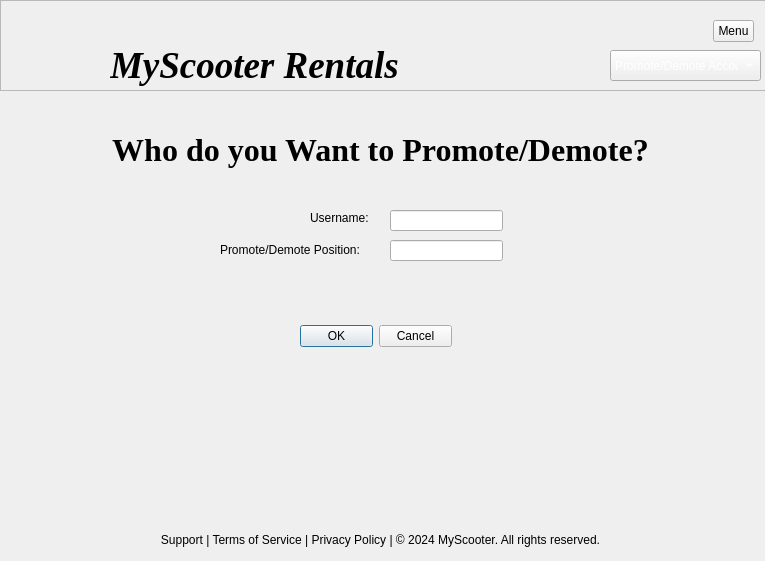
<?xml version="1.0" encoding="UTF-8"?>
<ui version="4.0">
 <class>promoteaccount</class>
 <widget class="QDialog" name="promoteaccount">
  <property name="geometry">
   <rect>
    <x>0</x>
    <y>0</y>
    <width>765</width>
    <height>561</height>
   </rect>
  </property>
  <property name="windowTitle">
   <string>Dialog</string>
  </property>
  <widget class="QLabel" name="label">
   <property name="geometry">
    <rect>
     <x>310</x>
     <y>210</y>
     <width>81</width>
     <height>16</height>
    </rect>
   </property>
   <property name="text">
    <string>Username:</string>
   </property>
  </widget>
  <widget class="QLabel" name="label_2">
   <property name="geometry">
    <rect>
     <x>220</x>
     <y>240</y>
     <width>161</width>
     <height>20</height>
    </rect>
   </property>
   <property name="text">
    <string>Promote/Demote Position:</string>
   </property>
  </widget>
  <widget class="QLineEdit" name="lineEdit">
   <property name="geometry">
    <rect>
     <x>390</x>
     <y>210</y>
     <width>113</width>
     <height>21</height>
    </rect>
   </property>
   <property name="palette">
    <palette>
     <active>
      <colorrole role="Text">
       <brush brushstyle="SolidPattern">
        <color alpha="255">
         <red>255</red>
         <green>255</green>
         <blue>255</blue>
        </color>
       </brush>
      </colorrole>
     </active>
     <inactive>
      <colorrole role="Text">
       <brush brushstyle="SolidPattern">
        <color alpha="255">
         <red>255</red>
         <green>255</green>
         <blue>255</blue>
        </color>
       </brush>
      </colorrole>
     </inactive>
     <disabled/>
    </palette>
   </property>
  </widget>
  <widget class="QLineEdit" name="lineEdit_2">
   <property name="geometry">
    <rect>
     <x>390</x>
     <y>240</y>
     <width>113</width>
     <height>21</height>
    </rect>
   </property>
   <property name="palette">
    <palette>
     <active>
      <colorrole role="Text">
       <brush brushstyle="SolidPattern">
        <color alpha="255">
         <red>255</red>
         <green>255</green>
         <blue>255</blue>
        </color>
       </brush>
      </colorrole>
     </active>
     <inactive>
      <colorrole role="Text">
       <brush brushstyle="SolidPattern">
        <color alpha="255">
         <red>255</red>
         <green>255</green>
         <blue>255</blue>
        </color>
       </brush>
      </colorrole>
     </inactive>
     <disabled/>
    </palette>
   </property>
  </widget>
  <widget class="QLabel" name="label_3">
   <property name="geometry">
    <rect>
     <x>2</x>
     <y>270</y>
     <width>761</width>
     <height>30</height>
    </rect>
   </property>
   <property name="text">
    <string/>
   </property>
   <property name="alignment">
    <set>Qt::AlignCenter</set>
   </property>
  </widget>
  <widget class="QDialogButtonBox" name="buttonBox">
   <property name="geometry">
    <rect>
     <x>300</x>
     <y>320</y>
     <width>152</width>
     <height>32</height>
    </rect>
   </property>
   <property name="standardButtons">
    <set>QDialogButtonBox::Cancel|QDialogButtonBox::Ok</set>
   </property>
  </widget>
  <widget class="QFrame" name="frame">
   <property name="geometry">
    <rect>
     <x>0</x>
     <y>0</y>
     <width>771</width>
     <height>91</height>
    </rect>
   </property>
   <property name="frameShape">
    <enum>QFrame::StyledPanel</enum>
   </property>
   <property name="frameShadow">
    <enum>QFrame::Raised</enum>
   </property>
   <widget class="QLabel" name="label_4">
    <property name="geometry">
     <rect>
      <x>110</x>
      <y>40</y>
      <width>441</width>
      <height>50</height>
     </rect>
    </property>
    <property name="font">
     <font>
      <family>Times New Roman</family>
      <pointsize>28</pointsize>
      <italic>true</italic>
      <bold>true</bold>
     </font>
    </property>
    <property name="text">
     <string>MyScooter Rentals</string>
    </property>
   </widget>
   <widget class="QLabel" name="label_5">
    <property name="geometry">
     <rect>
      <x>10</x>
      <y>0</y>
      <width>81</width>
      <height>81</height>
     </rect>
    </property>
    <property name="text">
     <string/>
    </property>
    <property name="pixmap">
     <pixmap>../scooter.png</pixmap>
    </property>
    <property name="scaledContents">
     <bool>true</bool>
    </property>
    <property name="wordWrap">
     <bool>false</bool>
    </property>
   </widget>
   <widget class="QToolButton" name="toolButton_2">
    <property name="geometry">
     <rect>
      <x>713</x>
      <y>20</y>
      <width>41</width>
      <height>22</height>
     </rect>
    </property>
    <property name="text">
     <string>Menu</string>
    </property>
   </widget>
   <widget class="QComboBox" name="comboBox">
    <property name="geometry">
     <rect>
      <x>610</x>
      <y>50</y>
      <width>151</width>
      <height>31</height>
     </rect>
    </property>
    <property name="palette">
     <palette>
      <active>
       <colorrole role="WindowText">
        <brush brushstyle="SolidPattern">
         <color alpha="255">
          <red>255</red>
          <green>255</green>
          <blue>255</blue>
         </color>
        </brush>
       </colorrole>
       <colorrole role="Text">
        <brush brushstyle="SolidPattern">
         <color alpha="255">
          <red>255</red>
          <green>255</green>
          <blue>255</blue>
         </color>
        </brush>
       </colorrole>
       <colorrole role="ButtonText">
        <brush brushstyle="SolidPattern">
         <color alpha="255">
          <red>255</red>
          <green>255</green>
          <blue>255</blue>
         </color>
        </brush>
       </colorrole>
      </active>
      <inactive>
       <colorrole role="WindowText">
        <brush brushstyle="SolidPattern">
         <color alpha="255">
          <red>255</red>
          <green>255</green>
          <blue>255</blue>
         </color>
        </brush>
       </colorrole>
       <colorrole role="Text">
        <brush brushstyle="SolidPattern">
         <color alpha="255">
          <red>255</red>
          <green>255</green>
          <blue>255</blue>
         </color>
        </brush>
       </colorrole>
       <colorrole role="ButtonText">
        <brush brushstyle="SolidPattern">
         <color alpha="255">
          <red>255</red>
          <green>255</green>
          <blue>255</blue>
         </color>
        </brush>
       </colorrole>
      </inactive>
      <disabled/>
     </palette>
    </property>
    <item>
     <property name="text">
      <string>Promote/Demote Account</string>
     </property>
    </item>
    <item>
     <property name="text">
      <string>Home</string>
     </property>
    </item>
    <item>
     <property name="text">
      <string>Delete Account</string>
     </property>
    </item>
    <item>
     <property name="text">
      <string>Change Account Data</string>
     </property>
    </item>
   </widget>
  </widget>
  <widget class="QLabel" name="label_6">
   <property name="geometry">
    <rect>
     <x>0</x>
     <y>129</y>
     <width>761</width>
     <height>41</height>
    </rect>
   </property>
   <property name="font">
    <font>
     <family>Times New Roman</family>
     <pointsize>24</pointsize>
     <italic>false</italic>
     <bold>true</bold>
    </font>
   </property>
   <property name="text">
    <string>Who do you Want to Promote/Demote?</string>
   </property>
   <property name="alignment">
    <set>Qt::AlignCenter</set>
   </property>
  </widget>
  <widget class="QLabel" name="label_7">
   <property name="geometry">
    <rect>
     <x>0</x>
     <y>530</y>
     <width>761</width>
     <height>20</height>
    </rect>
   </property>
   <property name="text">
    <string>Support | Terms of Service | Privacy Policy | © 2024 MyScooter. All rights reserved.</string>
   </property>
   <property name="alignment">
    <set>Qt::AlignCenter</set>
   </property>
  </widget>
 </widget>
 <resources/>
 <connections/>
</ui>
